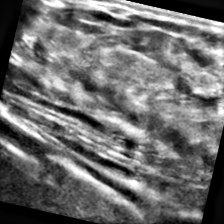
#> input picture dataset/train/benign/benign (108)-rotated2_jpg.jpg, 224 x 224 px, found by its file name; its folder holds only this picture in this run
$ jupyter execute --allow-errors 05_02_PreProcessing.ipynb   (shell and % lines are left out)   (older library calls are emulated)   (text cells are left out)
#> lines starting #> are read from the running program, lines starting #| are printed output that depends on the picture; long printed decimals are rounded; pictures that were not available may be replaced by others from this repository, and a replacement may not be noted
[cell 1]
from google.colab import drive as drive
drive.mount('/content/drive')

[cell 2]
# Access a public Github repos
%cd '/content'

[cell 3]
import pandas as pd
import numpy as np
import os
import matplotlib.pyplot as plt
import cv2
from PIL import Image

[cell 4]
# @title
def DataSetSummary (local_path, tabs):
  # Take list of files & folders in local folder
  all_items = os.listdir(local_path)

  # Filter folder list
  folders = [item for item in all_items if os.path.isdir(os.path.join(local_path, item))]

  # Print summary information if folders > 0:
  if(len(folders) > 0):
    indent = '\t' * tabs
    print("{}Tổng số thư mục: {}".format(indent, len(folders)))
    for folder in folders:
      folder_path = os.path.join(local_path, folder)
      files_in_folder = len(os.listdir(folder_path))
      print("{}-Thư mục: {}, Số tệp: {}".format(indent, folder, files_in_folder))
      DataSetSummary(folder_path, tabs+1)

# DataSetSummary(local_path, 0)

[cell 5]
# import os

# Hierarchical local folder in Colab
repository_folder = ["Ultrasound-Breast-Images-for-Breast-Cancer"]

for folder in repository_folder:
  local_path = '/content/' + folder + '/dataset'
  DataSetSummary(local_path, 0)
  local_path = '/content/' + folder + '/sample'
  DataSetSummary(local_path, 0)

[cell 6]
%cd /content/drive/MyDrive/Colab Notebooks/Thesis/Preprocessing/Ultrasound-Breast-Images-for-Breast-Cancer

[cell 7]
# Set the path to your dataset
dataset_path = '/content/Ultrasound-Breast-Images-for-Breast-Cancer/sample'
# dataset_path = '/content/Ultrasound-Breast-Images-for-Breast-Cancer/dataset'

[cell 8]
# [26 lines of commented-out code are left out]

[cell 9]
class Image:
    def __init__(self, path, label):
        # self.image = cv2.imread(path) # directly read
        self.path = path # only directory
        self.label = label

def load_images_from_folder(dataset_path, images_per_class=None):
    images = {}
    for class_name in os.listdir(dataset_path):
        class_folder_path = os.path.join(dataset_path, class_name)
        if os.path.isdir(class_folder_path):
            count = 0
            images[class_name] = []
            for image_name in os.listdir(class_folder_path):
                if images_per_class is None or count < images_per_class:
                    image_path = os.path.join(class_folder_path, image_name)
                    img = Image(image_path, class_name)
                    images[class_name].append(img)
                    count += 1
#> pass 2 of the loop in load_images_from_folder, `for class_name in os.listdir(dataset_path):`:
    return images

def imshow(images, images_per_class=None):
#> called with images_per_class = 10
    for class_name, imgs in images.items():
        plt.figure(figsize=(30,30))
        print(f'Class {class_name}')
        for i in range(min(images_per_class if images_per_class else len(imgs), len(imgs))):
            plt.subplot(1, images_per_class if images_per_class else len(imgs), i+1)
            img = cv2.imread(imgs[i].path)
#> img is the input picture: shape (224, 224, 3); min 0, max 255, mean 108.8
            # img = cv2.cvtColor(img, cv2.COLOR_BGR2RGB)
            plt.imshow(img)
            # plt.title(os.path.basename(imgs[i].path))
            plt.axis('off')
        plt.show()
#> pass 2 of the loop in imshow, `for class_name, imgs in images.items():`:
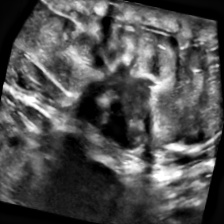
#> input picture dataset/train/malignant/malignant (101)-rotated1-rotated1.jpg, 224 x 224 px, found by its file name
#> in imshow, img is the input picture: shape (224, 224, 3); min 0, max 255, mean 79.8

# Example usage:
images = load_images_from_folder('/content/Ultrasound-Breast-Images-for-Breast-Cancer/dataset/train')
imshow(images, 10)

[cell 10]
from PIL import Image

def get_image_specifications(image_path):
    # Open the image file
    with Image.open(image_path) as img:
        # Get image specifications
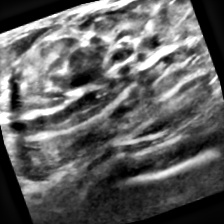
#> input picture sample/train/malignant/malignant (100)-rotated1-rotated1.jpg, 224 x 224 px, given in place of malignant (100)-rotated1-rotated1.png, which was not available
#> img is the input picture: PIL image 224x224 L; min 0, max 255, mean 96.2
        image_format = img.format
#> image_format = 'JPEG'
        image_mode = img.mode
#> image_mode = 'L'
        image_size = img.size
#> image_size = (224, 224)
        image_width, image_height = img.size
#> image_width = 224; image_height = 224
        image_color = img.getcolors()
#> image_color = 256 pairs, first value 38 to 2611, second value 0 to 255

    return f"Image Format: {image_format}\nImage Mode: {image_mode}\nImage Size: {image_size} pixels (Width: {image_width}, Height: {image_height})\nImage Colors: {image_color}"

# Example usage:
print('images.keys:', images.keys())
image_path = "/content/Ultrasound-Breast-Images-for-Breast-Cancer/dataset/train/malignant/malignant (100)-rotated1-rotated1.png"
# print('image_path:',image_path := images['normal'][0].path)
image_specifications = get_image_specifications(image_path)
print(image_specifications)
#> (printed output is left out)

[cell 11]
from skimage.metrics import peak_signal_noise_ratio, mean_squared_error

# [21 lines left out: function calculate_metrics, not called in this run]

[cell 12]
import cv2
import numpy as np

def calculate_metrics(original_image, processed_image):
    # # Load images
    # original_image = cv2.imread(original_image_path, cv2.IMREAD_GRAYSCALE)
    # processed_image = cv2.imread(processed_image_path, cv2.IMREAD_GRAYSCALE)

    # # Ensure both images have the same dimensions
    # if original_image.shape != processed_image.shape:
    #     raise ValueError("Original and processed images must have the same dimensions.")

    # Maximum pixel value (usually 255 for 8-bit images)
    max_pixel_value = 255

    # Calculate Mean Squared Error (MSE)
    mse = np.mean((original_image - processed_image) ** 2)
    rmse = np.sqrt(mse)
    # # Dimensions of the images
    # N, M = original_image.shape
    # # Calculate Mean Squared Error (MSE)
    # mse = np.sum((original_image - processed_image)**2) / (N * M)

    # Calculate Peak Signal-to-Noise Ratio (PSNR)
    psnr = 10 * np.log10(max_pixel_value**2 / mse)

    # Calculate Signal-to-Noise Ratio (SNR)
    signal_power = np.mean(original_image ** 2)
    noise_power = mse
    snr = 10 * np.log10(signal_power / noise_power)

    # Calculate Absolute Mean Brightness Error (AMBE)
    ambe = np.mean(np.abs(original_image - processed_image))

    return psnr, mse, rmse, snr, ambe

[cell 13]
import os
import cv2
import numpy as np
from shutil import copyfile

def preprocess_and_copy(src_dir, dest_dir, preprocess_func):
    # Check if src_dir is a directory
    if os.path.isdir(src_dir):
        # If dest_dir does not exist, create it
        os.makedirs(dest_dir, exist_ok=True)

        # Iterate over files/directories in src_dir
        for item in os.listdir(src_dir):
            src_item_path = os.path.join(src_dir, item)
            dest_item_path = os.path.join(dest_dir, item)

            # If item is a directory, call function recursively
            if os.path.isdir(src_item_path):
                preprocess_and_copy(src_item_path, dest_item_path, preprocess_func)
            # If item is a file, apply preprocessing and copy
            elif os.path.isfile(src_item_path):
                img = cv2.imread(src_item_path)
                if img is not None:
                    img = preprocess_func(img)
                    cv2.imwrite(dest_item_path, img)
#> pass 2 of the loop in preprocess_and_copy, `for item in os.listdir(src_dir):`:
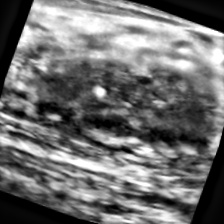
#> input picture sample/val/malignant/malignant (1)-rotated1-rotated1-rotated1.jpg, 224 x 224 px, found by its file name
#> in preprocess_and_copy, img is the input picture: shape (224, 224, 3); min 0, max 255, mean 111.8

# Define your preprocessing function here
def preprocess_func(img):
    # TODO: Add your preprocessing steps here
    return img

# Usage:
dataset_path = '/content/Ultrasound-Breast-Images-for-Breast-Cancer/sample'
# dataset_path = '/content/Ultrasound-Breast-Images-for-Breast-Cancer/dataset'
output_path = '/content/drive/MyDrive/Colab Notebooks/Thesis/Preprocessing/Ultrasound-Breast-Images-for-Breast-Cancer/Original'
preprocess_and_copy(dataset_path, output_path, preprocess_func)

[cell 14]
import scipy.fftpack as fftim
a = np.mgrid[:5, :5][0]
display("a",a)
plt.imshow(a, cmap='gray')
a = np.fft.fft2(a)
display("fft2 a", a)
a = abs(a)
display("abs", a)
a = fftim.fftshift(a)
display("fftim a", a)
a = np.fft.ifft2(a, s=None, axes=(-2,-1))
display(a)
a = abs(a)
plt.imshow(a, cmap='gray')
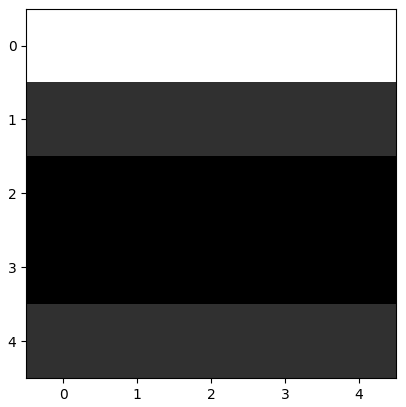
#> figure drawn by matplotlib, 1 panel

[cell 15]
import scipy.fftpack as fftim
from PIL import Image
import matplotlib.pyplot as plt

# Opening the image and converting it to grayscale.
# b = Image.open('../Figures/fft1.png').convert('L')
#> (the rest of this cell did not finish here and is left out)

[cell 16]
import scipy.misc
import numpy, math
import scipy.fftpack as fftim
from PIL import Image
import cv2
# Opening the image and converting it to grayscale.
#> (the rest of this cell did not finish here and is left out)

[cell 17]
rows, cols = 3, 4 # image.shape
#> rows = 3; cols = 4

# # part code 1:
# Create a meshgrid for the (u, v) coordinates
x = np.linspace(-0.5, 0.5, cols, endpoint=False) * cols
#> x = [-2, -1, 0, 1]
y = np.linspace(-0.5, 0.5, rows, endpoint=False) * rows
#> y = [-1.5, -0.5, 0.5]
x, y = np.meshgrid(x, y)
radius = np.sqrt(x**2 + y**2)
# Calculate the distance to the center of the frequency domain
display(x, y, radius)

# part code 2:
x = np.linspace(-0.5, 0.5, cols) * cols
#> x = [-2, -0.667, 0.667, 2]
y = np.linspace(-0.5, 0.5, rows) * rows
#> y = [-1.5, 0, 1.5]
radius = np.sqrt((x[np.newaxis,:]**2) + (y[:,np.newaxis]**2))
#> radius = [[2.5, 1.64, 1.64, 2.5], [2, 0.667, 0.667, 2], [2.5, 1.64, 1.64, 2.5]]
display(x, y, radius)

[cell 18]
import numpy as np
import cv2
import matplotlib.pyplot as plt

# [25 lines left out: function fftshow, not called in this run]

def butterworthbpf(I, d0, d1, n, save_path=None):
    f = np.double(I)
    # display('Converted image to double precision.', f[0,0:10])
    nx, ny = f.shape
    # display(f'Image dimensions: {str(nx)} x {str(ny)}');
    f = np.uint8(f)
    fftI = np.fft.fft2(f, (2 * nx - 1, 2 * ny - 1))
    # display("fftI:", fftI[0,:5])
    fftI = np.fft.fftshift(fftI)
    # display("fftI:", fftI[0,:5])


    plt.subplot(2, 2, 1)
    plt.imshow(f, cmap='gray')
    plt.title('Original Image')

    plt.subplot(2, 2, 2)
    fftshow(fftI, 'log')
    plt.title('Image in Fourier Domain')

    # Initialize filter.
    # filter1 = np.ones((2 * nx - 1, 2 * ny - 1), dtype=np.double)
    # filter2 = np.ones((2 * nx - 1, 2 * ny - 1), dtype=np.double)
    # filter3 = np.ones((2 * nx - 1, 2 * ny - 1), dtype=np.double)
    filter1 = np.ones((2 * nx - 1, 2 * ny - 1))
    filter2 = np.ones((2 * nx - 1, 2 * ny - 1))
    filter3 = np.ones((2 * nx - 1, 2 * ny - 1))

    for i in range(2 * nx - 1):
        for j in range(2 * ny - 1):
    # for i in range(1, 2 * nx - 1):
    #     for j in range(1, 2 * ny - 1):
            dist = np.sqrt((i+1 - (nx + 1))**2 + (j+1 - (ny + 1))**2)
            # if i<=1 and j<=1:
            #     print(dist)
            # Create Butterworth filter.
            filter1[i, j] = 1 / (1 + (dist / d1)**(2 * n))
            filter2[i, j] = 1 / (1 + (dist / d0)**(2 * n))
            filter3[i, j] = 1.0 - filter2[i, j]
            filter3[i, j] = filter1[i, j] * filter3[i, j]
            # [6 lines of commented-out code are left out]
    filtered_image = fftI + filter3 * fftI
    # display('fftI:', fftI[0,:5])
    # display('fft3:', filter3[:2,:5])
    # display('filtered_image:', filtered_image[0,:5])

    plt.subplot(2, 2, 3)
    fftshow(filter3, 'log')
    plt.title('Filter Image')

    filtered_image = np.fft.ifftshift(filtered_image)
    # print('filtered_image 1:', filtered_image[:2,:5])
    # print(filtered_image[-2:,-5:])
    filtered_image = np.fft.ifft2(filtered_image, (2 * nx - 1, 2 * ny - 1))
    # print('filtered_image 2:', filtered_image[:2,:5])
    # print(filtered_image[-2:,-5:])
    filtered_image = np.real(filtered_image[:nx, :ny])
    # print('filtered_image 3:', filtered_image[:2,:5])
    # print(filtered_image[-2:,-5:])
    filtered_image = np.clip(filtered_image, 0, 255) # clip: modify outliers become 0 or 255 -> result will be the same for next syntax unint8 in Matlab
    # # Rescale intensities to the range [0, 255]. -> result slightly different from Matlab
    # filtered_image = cv2.normalize(src=filtered_image, dst=None, alpha=0, beta=255, norm_type=cv2.NORM_MINMAX, dtype=cv2.CV_8U)
    filtered_image = np.uint8(np.round(filtered_image))
    # print('filtered_image 4:', filtered_image[:2,:5])
    # print(filtered_image[-2:,-5:])

    if save_path is not None:
        cv2.imwrite(save_path + '/filtered_image.jpg', filtered_image)

    plt.subplot(2, 2, 4)
    plt.imshow(filtered_image, cmap='gray')
    plt.title('Filtered Image')

    plt.show()

    return filtered_image


# Example usage:
# ima = cv2.imread('path/to/your/image.jpg', cv2.IMREAD_GRAYSCALE)
# butterworthbpf(ima, 30, 120, 4)

# Read the image
ima = cv2.imread('/content/COVID19_Pneumonia_Normal_Chest_Xray_PA/sample/covid/001.jpeg', cv2.IMREAD_GRAYSCALE)
# ima = Image.open('/content/COVID19_Pneumonia_Normal_Chest_Xray_PA/sample/covid/001.jpeg')

# Display the first 10 pixels of the first row
# print("image:", ima[0, :10])

# Display the first 10 pixels of the first row
# print("gray image:", ima[0, :10])
#> (the rest of this cell did not finish here and is left out)

[cell 19]
import cv2
import numpy as np
import matplotlib.pyplot as plt
from scipy.fftpack import fftshift, ifftshift, fft2, ifft2

# [21 lines left out: function fftshow, not called in this run]

def butterworthbpf(I, d0, d1, n):
    f = np.double(I)
    nx, ny = f.shape
    f = np.uint8(f)
    fftI = np.fft.fft2(f, (2 * nx - 1, 2 * ny - 1))
    fftI = np.fft.fftshift(fftI)

    # [9 lines of commented-out code are left out]
    filter1 = np.ones((2 * nx - 1, 2 * ny - 1))
    filter2 = np.ones((2 * nx - 1, 2 * ny - 1))
    filter3 = np.ones((2 * nx - 1, 2 * ny - 1))

    for i in range(2 * nx - 1):
        for j in range(2 * ny - 1):
            dist = np.sqrt((i+1 - (nx + 1))**2 + (j+1 - (ny + 1))**2)
            # Create Butterworth filter.
            filter1[i, j] = 1 / (1 + (dist / d1)**(2 * n))
            filter2[i, j] = 1 / (1 + (dist / d0)**(2 * n))
            filter3[i, j] = 1.0 - filter2[i, j]
            filter3[i, j] = filter1[i, j] * filter3[i, j]

    # Update image with passed frequencies.
    filtered_image = fftI + filter3 * fftI

    # plt.subplot(2, 2, 3)
    # fftshow(filter3, 'log')
    # plt.title('Filter Image')

    filtered_image = np.fft.ifftshift(filtered_image)
    filtered_image = np.fft.ifft2(filtered_image, (2 * nx - 1, 2 * ny - 1))
    filtered_image = np.real(filtered_image[:nx, :ny])
    filtered_image = np.clip(filtered_image, 0, 255) # clip: modify outliers become 0 or 255 -> result will be the same for next syntax unint8 in Matlab
    # # Rescale intensities to the range [0, 255]. -> result slightly different from Matlab
    # filtered_image = cv2.normalize(src=filtered_image, dst=None, alpha=0, beta=255, norm_type=cv2.NORM_MINMAX, dtype=cv2.CV_8U)
    filtered_image = np.uint8(np.round(filtered_image))

    # [5 lines of commented-out code are left out]

    return filtered_image


# Define samples to test
img_path = ['/content/Ultrasound-Breast-Images-for-Breast-Cancer/dataset/val/benign/benign (1)-rotated1-rotated1.png',
            '/content/Ultrasound-Breast-Images-for-Breast-Cancer/dataset/val/malignant/malignant (1)-rotated1-rotated1-rotated1.png',]

# Define the parameters to test
lowcuts = [10, 15, 20]
highcuts = [20, 25, 30]
orders = [3]

# Test each combination of parameters
for path in img_path:
  for lowcut in lowcuts:
    for highcut in highcuts:
        for order in orders:

          # Load the image
          img = cv2.imread(path, cv2.IMREAD_GRAYSCALE)
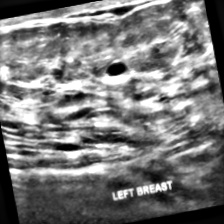
#> input picture dataset/val/benign/benign (1)-rotated1-rotated1.jpg, 224 x 224 px, given in place of benign (1)-rotated1-rotated1.png, which was not available
#> img is the input picture: shape (224, 224); min 0, max 255, mean 118.8

          # CLAHE (Contrast Limited Adaptive Histogram Equalization)
          clahe = cv2.createCLAHE(clipLimit=2.0, tileGridSize=(8,8))
          cl1 = clahe.apply(img)
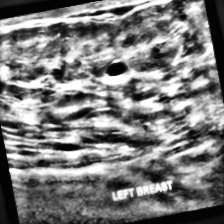
#> cl1: shape (224, 224); min 0, max 255, mean 122.4

          # Apply Butterworth bandpass filter with the current parameters
          filtered_img = butterworthbpf(I=cl1, d0=lowcut, d1=highcut, n=order)
#> after the loop in butterworthbpf, `for i in range(2 * nx - 1):`:
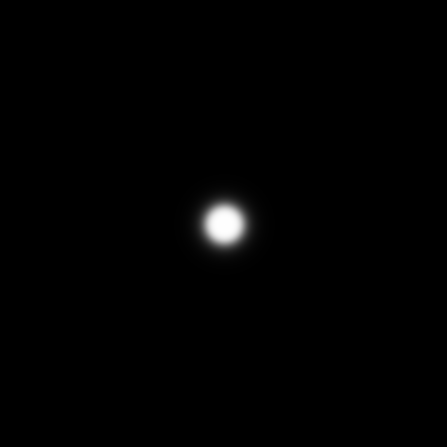
#> filter1: shape (447, 447) float64; min 6.33e-08, max 1, mean 0.0076
#> in butterworthbpf, `filtered_image = np.real(filtered_image[:nx, :ny])`:
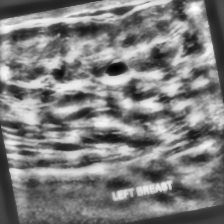
#> filtered_image: shape (224, 224) float64; min -102.4, max 356.1, mean 123.9; drawn with min black and max white
#> in butterworthbpf, `filtered_image = np.clip(filtered_image, 0, 255)`:
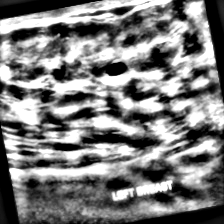
#> filtered_image: shape (224, 224) float64; min 0, max 255, mean 123.2

          # Display the original and processed images side by side
          plt.figure(figsize=(18,6))

          plt.subplot(1,3,1)
          plt.imshow(img, cmap='gray')
          plt.title('Original Image')

          plt.subplot(1,3,2)
          plt.imshow(cl1, cmap='gray')
          plt.title('CLAHE')

          plt.subplot(1,3,3)
          plt.imshow(filtered_img, cmap='gray')
          plt.title('Filtered Image')

          # Add a common title
          plt.suptitle(f'Lowcut={lowcut}, Hightcut={highcut}, Order={order}')
          plt.show()

          # Calculate the metrics for the filtered image
          psnr, mse, rmse, snr, ambe = calculate_metrics(cl1, filtered_img)
#> in calculate_metrics, `mse = np.mean((original_image - processed_image) ** 2)`: mse = 87.07
#> in calculate_metrics, `rmse = np.sqrt(mse)`: rmse = 9.33
#> in calculate_metrics, `psnr = 10 * np.log10(max_pixel_value**2 / mse)`: psnr = 28.73
#> in calculate_metrics, `signal_power = np.mean(original_image ** 2)`: signal_power = 98.71
#> in calculate_metrics, `noise_power = mse`: noise_power = 87.07
#> in calculate_metrics, `snr = 10 * np.log10(signal_power / noise_power)`: snr = 0.545
#> in calculate_metrics, `ambe = np.mean(np.abs(original_image - processed_image))`: ambe = 121.5
#> psnr = 28.73; mse = 87.07; rmse = 9.33; snr = 0.545; ambe = 121.5
          print(f"PSNR: {psnr}")
#| PSNR: 28.732
          print(f"MSE: {mse}")
#| MSE: 87.073
          print(f"RMSE: {rmse}")
#| RMSE: 9.331
          print(f"SNR: {snr}")
#| SNR: 0.5448
          print(f"AMBE: {ambe}")
#| AMBE: 121.454
#> pass 2 of the loop `for path in img_path:`:
#> in butterworthbpf (call 10), `filtered_image = np.clip(filtered_image, 0, 255)`:
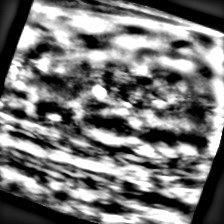
#> filtered_image: shape (224, 224) float64; min 0, max 255, mean 119.5
#> `psnr, mse, rmse, snr, ambe = calculate_metrics(cl1, filtered_img)`: psnr = 28.61; mse = 89.45; rmse = 9.46; snr = 0.522; ambe = 125.1
#| PSNR: 28.615
#| MSE: 89.454
#| RMSE: 9.458
#| SNR: 0.5223
#| AMBE: 125.126
